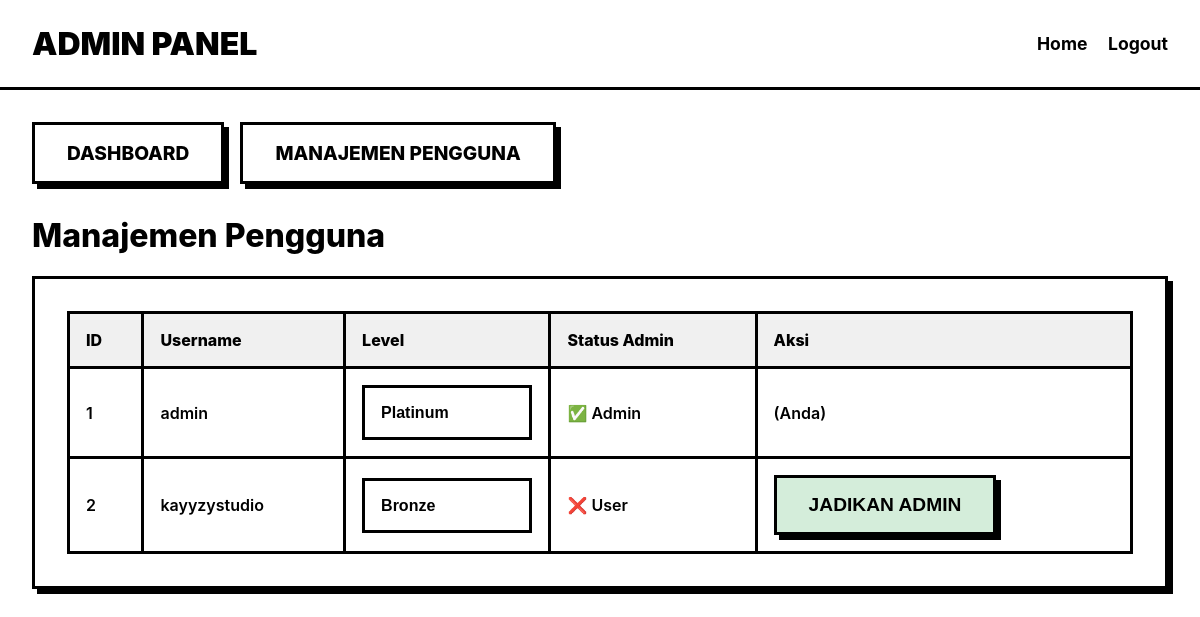
The app's page /admin/users (signed in) with its own data.
### backend.py (models this page shows)
class User(db.Model, UserMixin):
    id = db.Column(db.Integer, primary_key=True)
    username = db.Column(db.String(80), unique=True, nullable=False)
    password = db.Column(db.String(120), nullable=False)
    is_admin = db.Column(db.Boolean, default=False)
    level = db.Column(db.String(50), default='Bronze')
    chats = db.relationship('ChatHistory', backref='author', lazy=True, cascade="all, delete-orphan")

### backend.py (the view)
@app.route('/admin/users')
@admin_required
def admin_users(): return render_template('admin_users.html', users=User.query.order_by(User.id).all())

### backend.py (called while the page is built)
@login_manager.user_loader
def load_user(user_id):
    return User.query.get(int(user_id))

def admin_required(f):
    @wraps(f)
    @login_required
    def decorated_function(*args, **kwargs):
        if not current_user.is_admin:
            flash("Anda tidak memiliki akses ke halaman ini.", "danger"); return redirect(url_for('index'))
        return f(*args, **kwargs)
    return decorated_function

### templates/admin_users.html (shortened to what this page needs)
<!DOCTYPE html>
<html lang="id">
<head>
    <link rel="stylesheet" href="{{ url_for('static', filename='css/style.css') }}">
</head>
<body>
    <header>
        <a href="/admin" class="logo">ADMIN PANEL</a>
        <nav><a href="{{ url_for('index') }}">Home</a> <a href="{{ url_for('logout') }}">Logout</a></nav>
    </header>
    <main class="main-container">
        <div class="admin-nav">
            <a href="{{ url_for('admin_panel') }}" class="neo-button">Dashboard</a>
            <a href="{{ url_for('admin_users') }}" class="neo-button">Manajemen Pengguna</a>
        </div>
        <h1>Manajemen Pengguna</h1>
        <div class="neo-card">
            <table>
                <thead>
                    <tr>
                        <th>ID</th>
                        <th>Username</th>
                        <th>Level</th>
                        <th>Status Admin</th>
                        <th>Aksi</th>
                    </tr>
                </thead>
                <tbody>
                    {% for user in users %}
                    <tr>
                        <td>{{ user.id }}</td>
                        <td>{{ user.username }}</td>
                        <td>
                            <form action="{{ url_for('edit_user_level', user_id=user.id) }}" method="POST" class="level-form">
                                <select name="level" class="neo-input" onchange="this.form.submit()">
                                    <option value="Bronze" {% if user.level == 'Bronze' %}selected{% endif %}>Bronze</option>
                                    <option value="Platinum" {% if user.level == 'Platinum' %}selected{% endif %}>Platinum</option>
                                </select>
                            </form>
                        </td>
                        <td>{% if user.is_admin %}✅ Admin{% else %}❌ User{% endif %}</td>
                        <td>
                            {% if user.id != current_user.id %}
                                {% if user.is_admin %}
                                    <form action="{{ url_for('revoke_admin', user_id=user.id) }}" method="POST" class="action-form">
                                        <button type="submit" class="neo-button danger" onclick="return confirm('Cabut status admin dari {{ user.username }}?')">Cabut Admin</button>
                                    </form>
                                {% else %}
                                    <form action="{{ url_for('grant_admin', user_id=user.id) }}" method="POST" class="action-form">
                                        <button type="submit" class="neo-button success">Jadikan Admin</button>
                                    </form>
                                {% endif %}
                            {% else %}
                                (Anda)
                            {% endif %}
                        </td>
                    </tr>
                    {% endfor %}
                </tbody>
            </table>
        </div>
    </main>
</body>
</html>

### static/css/style.css (style rules this page uses)
:root { --bg-color: #FFFFFF; --main-color: #000000; --accent-color: #F0F0F0; --border-thickness: 3px; --shadow-offset: 5px; --border-radius: 0; }
body { background-color: var(--bg-color); color: var(--main-color); font-family: 'Inter', 'Arial', sans-serif; margin: 0; padding: 0; display: flex; flex-direction: column; min-height: 100vh; }
h1, h2, h3, h4, h5, h6 { font-weight: 800; margin-top: 0; }
a { color: var(--main-color); font-weight: 700; }
.neo-card { background: var(--bg-color); border: var(--border-thickness) solid var(--main-color); box-shadow: var(--shadow-offset) var(--shadow-offset) 0 var(--main-color); padding: 2rem; width: 100%; box-sizing: border-box; }
.neo-button { background-color: var(--bg-color); color: var(--main-color); border: var(--border-thickness) solid var(--main-color); padding: 1rem 2rem; font-size: 1.2rem; font-weight: 800; text-transform: uppercase; cursor: pointer; transition: all 0.1s ease-in-out; box-shadow: var(--shadow-offset) var(--shadow-offset) 0 var(--main-color); text-align: center; text-decoration: none; display: inline-block; }
.neo-input { width: 100%; padding: 1rem; border: var(--border-thickness) solid var(--main-color); font-size: 1rem; font-weight: 600; background-color: var(--bg-color); box-sizing: border-box; appearance: none; }
.main-container { max-width: 1200px; margin: 2rem auto; padding: 0 2rem; width: 100%; box-sizing: border-box; flex-grow: 1; }
header { padding: 1.5rem 2rem; border-bottom: var(--border-thickness) solid var(--main-color); display: flex; justify-content: space-between; align-items: center; background-color: var(--bg-color); position: sticky; top: 0; z-index: 10; }
header .logo { font-size: 2rem; font-weight: 900; text-decoration: none; }
header nav a { margin-left: 1rem; text-decoration: none; font-size: 1.1rem; }
table { width: 100%; border-collapse: collapse; border: var(--border-thickness) solid var(--main-color); }
th, td { border: var(--border-thickness) solid var(--main-color); padding: 1rem; text-align: left; font-weight: 600; }
th { background-color: var(--accent-color); font-weight: 800; }
.admin-nav { margin-bottom: 2rem; display: flex; gap: 1rem; }
.level-form, .action-form { display: flex; gap: 0.5rem; align-items: center; }
.neo-button.success { background-color: #d4edda; }

### records on screen
User: id "1", username "admin", level "Platinum", is_admin "✅ Admin", shows "(Anda)"
User: id "2", username "kayyzystudio", level "Bronze", is_admin "❌ User"
